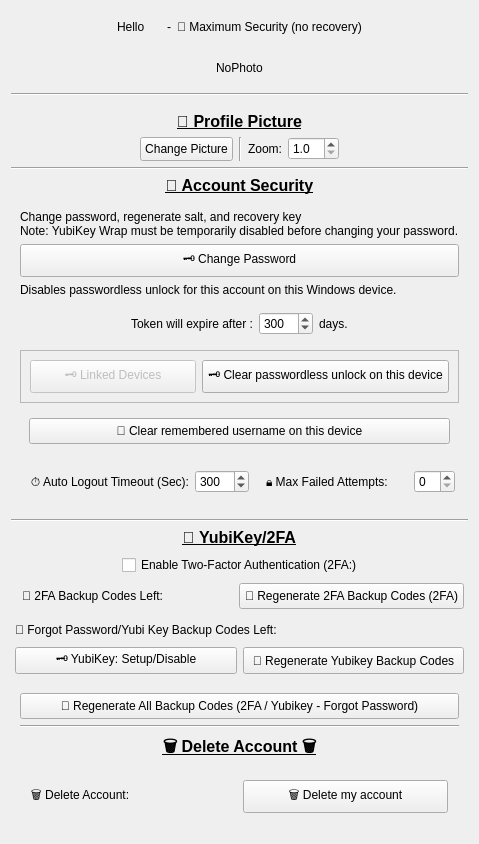
                 <widget class="QWidget" name="scrollAreaWidgetContents_2">
                  <property name="geometry">
                   <rect>
                    <x>0</x>
                    <y>0</y>
                    <width>327</width>
                    <height>629</height>
                   </rect>
                  </property>
                  <layout class="QVBoxLayout" name="verticalLayout_23">
                   <item alignment="Qt::AlignHCenter">
                    <widget class="QWidget" name="widget_63" native="true">
                     <layout class="QHBoxLayout" name="horizontalLayout_49">
                      <item alignment="Qt::AlignLeft">
                       <widget class="QLabel" name="labelUsername">
                        <property name="text">
                         <string>Hello </string>
                        </property>
                       </widget>
                      </item>
                      <item>
                       <widget class="QLabel" name="currentUsername">
                        <property name="text">
                         <string/>
                        </property>
                       </widget>
                      </item>
                      <item>
                       <widget class="QLabel" name="label_2">
                        <property name="text">
                         <string>-</string>
                        </property>
                       </widget>
                      </item>
                      <item alignment="Qt::AlignRight">
                       <widget class="QLabel" name="recovery_m">
                        <property name="text">
                         <string>🔐 Maximum Security (no recovery)</string>
                        </property>
                       </widget>
                      </item>
                     </layout>
                    </widget>
                   </item>
                   <item>
                    <widget class="QWidget" name="widget_30" native="true">
                     <layout class="QHBoxLayout" name="horizontalLayout_24">
                      <item>
                       <spacer name="horizontalSpacer_5">
                        <property name="orientation">
                         <enum>Qt::Horizontal</enum>
                        </property>
                        <property name="sizeHint" stdset="0">
                         <size>
                          <width>40</width>
                          <height>20</height>
                         </size>
                        </property>
                       </spacer>
                      </item>
                      <item>
                       <widget class="QLabel" name="profilePicLabel">
                        <property name="sizePolicy">
                         <sizepolicy hsizetype="Fixed" vsizetype="Fixed">
                          <horstretch>0</horstretch>
                          <verstretch>0</verstretch>
                         </sizepolicy>
                        </property>
                        <property name="text">
                         <string>NoPhoto</string>
                        </property>
                       </widget>
                      </item>
                      <item>
                       <spacer name="horizontalSpacer_7">
                        <property name="orientation">
                         <enum>Qt::Horizontal</enum>
                        </property>
                        <property name="sizeHint" stdset="0">
                         <size>
                          <width>40</width>
                          <height>20</height>
                         </size>
                        </property>
                       </spacer>
                      </item>
                     </layout>
                    </widget>
                   </item>
                   <item>
                    <widget class="Line" name="line_29">
                     <property name="orientation">
                      <enum>Qt::Horizontal</enum>
                     </property>
                    </widget>
                   </item>
                   <item>
                    <widget class="QWidget" name="widget_32" native="true">
                     <layout class="QHBoxLayout" name="horizontalLayout_12">
                      <property name="leftMargin">
                       <number>2</number>
                      </property>
                      <property name="topMargin">
                       <number>2</number>
                      </property>
                      <property name="rightMargin">
                       <number>2</number>
                      </property>
                      <property name="bottomMargin">
                       <number>2</number>
                      </property>
                     </layout>
                    </widget>
                   </item>
                   <item>
                    <widget class="QLabel" name="label_24">
                     <property name="font">
                      <font>
                       <pointsize>12</pointsize>
                       <weight>75</weight>
                       <bold>true</bold>
                       <underline>true</underline>
                      </font>
                     </property>
                     <property name="text">
                      <string>👤 Profile Picture</string>
                     </property>
                     <property name="alignment">
                      <set>Qt::AlignCenter</set>
                     </property>
                    </widget>
                   </item>
                   <item alignment="Qt::AlignHCenter">
                    <widget class="QWidget" name="widget_15" native="true">
                     <layout class="QHBoxLayout" name="horizontalLayout_14">
                      <property name="leftMargin">
                       <number>0</number>
                      </property>
                      <property name="topMargin">
                       <number>0</number>
                      </property>
                      <property name="rightMargin">
                       <number>0</number>
                      </property>
                      <property name="bottomMargin">
                       <number>0</number>
                      </property>
                      <item>
                       <widget class="QPushButton" name="changePicButton">
                        <property name="styleSheet">
                         <string notr="true">padding:4;</string>
                        </property>
                        <property name="text">
                         <string>Change Picture</string>
                        </property>
                       </widget>
                      </item>
                      <item>
                       <widget class="Line" name="line_3">
                        <property name="orientation">
                         <enum>Qt::Vertical</enum>
                        </property>
                       </widget>
                      </item>
                      <item alignment="Qt::AlignRight">
                       <widget class="QLabel" name="label_14">
                        <property name="text">
                         <string>Zoom:</string>
                        </property>
                       </widget>
                      </item>
                      <item>
                       <widget class="QDoubleSpinBox" name="zoom_factor_">
                        <property name="decimals">
                         <number>1</number>
                        </property>
                        <property name="minimum">
                         <double>1.000000000000000</double>
                        </property>
                        <property name="maximum">
                         <double>20.000000000000000</double>
                        </property>
                       </widget>
                      </item>
                     </layout>
                    </widget>
                   </item>
                   <item>
                    <widget class="Line" name="line_30">
                     <property name="orientation">
                      <enum>Qt::Horizontal</enum>
                     </property>
                    </widget>
                   </item>
                   <item>
                    <widget class="QLabel" name="label_40">
                     <property name="font">
                      <font>
                       <pointsize>12</pointsize>
                       <weight>75</weight>
                       <bold>true</bold>
                       <underline>true</underline>
                      </font>
                     </property>
                     <property name="text">
                      <string>🔏 Account Security</string>
                     </property>
                     <property name="alignment">
                      <set>Qt::AlignCenter</set>
                     </property>
                    </widget>
                   </item>
                   <item>
                    <widget class="QWidget" name="widget_64" native="true">
                     <layout class="QVBoxLayout" name="verticalLayout_24">
                      <item>
                       <widget class="QLabel" name="label_72">
                        <property name="text">
                         <string>Change password, regenerate salt, and recovery key
Note: YubiKey Wrap must be temporarily disabled before changing your password.</string>
                        </property>
                       </widget>
                      </item>
                      <item>
                       <widget class="QPushButton" name="changePasswordButton">
                        <property name="toolTip">
                         <string>Change your password</string>
                        </property>
                        <property name="styleSheet">
                         <string notr="true">padding:5</string>
                        </property>
                        <property name="text">
                         <string>🗝️ Change Password</string>
                        </property>
                       </widget>
                      </item>
                      <item>
                       <widget class="QLabel" name="label_71">
                        <property name="text">
                         <string>Disables passwordless unlock for this account on this Windows device.</string>
                        </property>
                       </widget>
                      </item>
                      <item alignment="Qt::AlignHCenter">
                       <widget class="QWidget" name="widget_55" native="true">
                        <layout class="QHBoxLayout" name="horizontalLayout_73">
                         <item>
                          <widget class="QLabel" name="label_73">
                           <property name="text">
                            <string>Token will expire after :</string>
                           </property>
                          </widget>
                         </item>
                         <item alignment="Qt::AlignLeft">
                          <widget class="QSpinBox" name="expire_time">
                           <property name="sizePolicy">
                            <sizepolicy hsizetype="Maximum" vsizetype="Fixed">
                             <horstretch>0</horstretch>
                             <verstretch>0</verstretch>
                            </sizepolicy>
                           </property>
                           <property name="toolTip">
                            <string>Lock and log out after this many seconds of inactivity 
 workout 305 div 60 approx 5.083 minutes</string>
                           </property>
                           <property name="minimum">
                            <number>0</number>
                           </property>
                           <property name="maximum">
                            <number>9999</number>
                           </property>
                           <property name="value">
                            <number>300</number>
                           </property>
                          </widget>
                         </item>
                         <item>
                          <widget class="QLabel" name="label_62">
                           <property name="text">
                            <string>days.</string>
                           </property>
                          </widget>
                         </item>
                        </layout>
                       </widget>
                      </item>
                      <item>
                       <widget class="QFrame" name="frame">
                        <property name="frameShape">
                         <enum>QFrame::StyledPanel</enum>
                        </property>
                        <property name="frameShadow">
                         <enum>QFrame::Raised</enum>
                        </property>
                        <layout class="QHBoxLayout" name="horizontalLayout_72">
                         <item>
                          <widget class="QPushButton" name="linked_devices">
                           <property name="enabled">
                            <bool>false</bool>
                           </property>
                           <property name="toolTip">
                            <string>Change your password</string>
                           </property>
                           <property name="styleSheet">
                            <string notr="true">padding:5</string>
                           </property>
                           <property name="text">
                            <string>🗝️ Linked Devices</string>
                           </property>
                          </widget>
                         </item>
                         <item>
                          <widget class="QPushButton" name="clear_passwordless">
                           <property name="toolTip">
                            <string>Change your password</string>
                           </property>
                           <property name="styleSheet">
                            <string notr="true">padding:5</string>
                           </property>
                           <property name="text">
                            <string>🗝️ Clear passwordless unlock on this device</string>
                           </property>
                          </widget>
                         </item>
                        </layout>
                       </widget>
                      </item>
                      <item>
                       <widget class="QWidget" name="widget_39" native="true">
                        <layout class="QHBoxLayout" name="horizontalLayout_35">
                         <item>
                          <widget class="QPushButton" name="clear_username">
                           <property name="toolTip">
                            <string>Change your password</string>
                           </property>
                           <property name="styleSheet">
                            <string notr="true">padding:5</string>
                           </property>
                           <property name="text">
                            <string>👤 Clear remembered username on this device</string>
                           </property>
                          </widget>
                         </item>
                        </layout>
                       </widget>
                      </item>
                      <item>
                       <widget class="QWidget" name="widget_65" native="true">
                        <layout class="QHBoxLayout" name="horizontalLayout_50">
                         <property name="leftMargin">
                          <number>2</number>
                         </property>
                         <property name="topMargin">
                          <number>2</number>
                         </property>
                         <property name="rightMargin">
                          <number>2</number>
                         </property>
                         <property name="bottomMargin">
                          <number>2</number>
                         </property>
                         <item>
                          <widget class="QWidget" name="widget_60" native="true">
                           <layout class="QHBoxLayout" name="horizontalLayout_46">
                            <item>
                             <widget class="QLabel" name="label_11">
                              <property name="toolTip">
                               <string>You’ll be logged out after a period of inactivity. Interacting with the app resets the timer. 
 workout 305 div 60 approx 5.083 minutes</string>
                              </property>
                              <property name="text">
                               <string>⏱️ Auto Logout Timeout (Sec):</string>
                              </property>
                             </widget>
                            </item>
                            <item>
                             <widget class="QSpinBox" name="auto_logout_timeout_">
                              <property name="sizePolicy">
                               <sizepolicy hsizetype="Maximum" vsizetype="Fixed">
                                <horstretch>0</horstretch>
                                <verstretch>0</verstretch>
                               </sizepolicy>
                              </property>
                              <property name="toolTip">
                               <string>Lock and log out after this many seconds of inactivity 
 workout 305 div 60 approx 5.083 minutes</string>
                              </property>
                              <property name="minimum">
                               <number>0</number>
                              </property>
                              <property name="maximum">
                               <number>9999</number>
                              </property>
                              <property name="value">
                               <number>300</number>
                              </property>
                             </widget>
                            </item>
                           </layout>
                          </widget>
                         </item>
                         <item>
                          <widget class="QWidget" name="widget_20" native="true">
                           <layout class="QHBoxLayout" name="horizontalLayout_19">
                            <property name="leftMargin">
                             <number>2</number>
                            </property>
                            <property name="topMargin">
                             <number>2</number>
                            </property>
                            <property name="rightMargin">
                             <number>2</number>
                            </property>
                            <property name="bottomMargin">
                             <number>2</number>
                            </property>
                            <item>
                             <widget class="QLabel" name="label">
                              <property name="toolTip">
                               <string>Careful—too many wrong passwords will lock you out. If the limit is 5, you’ll be locked out for 5 minute</string>
                              </property>
                              <property name="text">
                               <string>🔒 Max Failed Attempts:</string>
                              </property>
                             </widget>
                            </item>
                            <item>
                             <widget class="QSpinBox" name="lockoutSpinBox">
                              <property name="sizePolicy">
                               <sizepolicy hsizetype="Maximum" vsizetype="Fixed">
                                <horstretch>0</horstretch>
                                <verstretch>0</verstretch>
                               </sizepolicy>
                              </property>
                              <property name="toolTip">
                               <string>Careful—too many wrong passwords will lock you out. If the limit is 5, you’ll be locked out for 5 minute</string>
                              </property>
                              <property name="maximum">
                               <number>10</number>
                              </property>
                             </widget>
                            </item>
                           </layout>
                          </widget>
                         </item>
                        </layout>
                       </widget>
                      </item>
                     </layout>
                    </widget>
                   </item>
                   <item>
                    <widget class="Line" name="line_31">
                     <property name="orientation">
                      <enum>Qt::Horizontal</enum>
                     </property>
                    </widget>
                   </item>
                   <item>
                    <widget class="QLabel" name="label_41">
                     <property name="font">
                      <font>
                       <pointsize>12</pointsize>
                       <weight>75</weight>
                       <bold>true</bold>
                       <underline>true</underline>
                      </font>
                     </property>
                     <property name="text">
                      <string>👤 YubiKey/2FA</string>
                     </property>
                     <property name="alignment">
                      <set>Qt::AlignCenter</set>
                     </property>
                    </widget>
                   </item>
                   <item>
                    <widget class="QWidget" name="widget_58" native="true">
                     <layout class="QVBoxLayout" name="verticalLayout_25">
                      <property name="topMargin">
                       <number>2</number>
                      </property>
                      <property name="rightMargin">
                       <number>2</number>
                      </property>
                      <property name="bottomMargin">
                       <number>2</number>
                      </property>
                      <item alignment="Qt::AlignHCenter">
                       <widget class="QCheckBox" name="twoFACheckbox">
                        <property name="toolTip">
                         <string>Account 2FA (account login only NOT Vault), protects your account sign-in.</string>
                        </property>
                        <property name="text">
                         <string>Enable Two-Factor Authentication (2FA:)</string>
                        </property>
                       </widget>
                      </item>
                      <item>
                       <widget class="QWidget" name="widget_66" native="true">
                        <layout class="QHBoxLayout" name="horizontalLayout_44">
                         <property name="leftMargin">
                          <number>2</number>
                         </property>
                         <property name="topMargin">
                          <number>2</number>
                         </property>
                         <property name="rightMargin">
                          <number>2</number>
                         </property>
                         <property name="bottomMargin">
                          <number>2</number>
                         </property>
                         <item>
                          <widget class="QLabel" name="bkup_left_1">
                           <property name="text">
                            <string>🔑 2FA Backup Codes Left:</string>
                           </property>
                          </widget>
                         </item>
                         <item>
                          <widget class="QPushButton" name="regen_key_2fa">
                           <property name="sizePolicy">
                            <sizepolicy hsizetype="Preferred" vsizetype="Preferred">
                             <horstretch>0</horstretch>
                             <verstretch>0</verstretch>
                            </sizepolicy>
                           </property>
                           <property name="toolTip">
                            <string>Must add if enabled in Profile/ Regenerate a new code if lost your old one</string>
                           </property>
                           <property name="styleSheet">
                            <string notr="true">padding:5</string>
                           </property>
                           <property name="text">
                            <string>🔄 Regenerate 2FA Backup Codes (2FA)</string>
                           </property>
                          </widget>
                         </item>
                        </layout>
                       </widget>
                      </item>
                     </layout>
                    </widget>
                   </item>
                   <item>
                    <widget class="QWidget" name="widget_29" native="true">
                     <layout class="QVBoxLayout" name="verticalLayout_26">
                      <property name="leftMargin">
                       <number>2</number>
                      </property>
                      <property name="topMargin">
                       <number>2</number>
                      </property>
                      <property name="rightMargin">
                       <number>2</number>
                      </property>
                      <property name="bottomMargin">
                       <number>2</number>
                      </property>
                      <item>
                       <widget class="QWidget" name="widget_67" native="true">
                        <layout class="QHBoxLayout" name="horizontalLayout_28">
                         <property name="leftMargin">
                          <number>2</number>
                         </property>
                         <property name="topMargin">
                          <number>2</number>
                         </property>
                         <property name="rightMargin">
                          <number>2</number>
                         </property>
                         <property name="bottomMargin">
                          <number>2</number>
                         </property>
                         <item>
                          <widget class="QLabel" name="bkup_left_">
                           <property name="text">
                            <string>🔑 Forgot Password/Yubi Key Backup Codes Left:</string>
                           </property>
                          </widget>
                         </item>
                        </layout>
                       </widget>
                      </item>
                      <item>
                       <widget class="QWidget" name="widget_69" native="true">
                        <layout class="QHBoxLayout" name="horizontalLayout_25">
                         <property name="leftMargin">
                          <number>2</number>
                         </property>
                         <property name="topMargin">
                          <number>2</number>
                         </property>
                         <property name="rightMargin">
                          <number>2</number>
                         </property>
                         <property name="bottomMargin">
                          <number>2</number>
                         </property>
                         <item>
                          <widget class="QPushButton" name="btnDeviceUnlock">
                           <property name="sizePolicy">
                            <sizepolicy hsizetype="Preferred" vsizetype="Preferred">
                             <horstretch>0</horstretch>
                             <verstretch>0</verstretch>
                            </sizepolicy>
                           </property>
                           <property name="toolTip">
                            <string>Link a YubiKey to your Account/Vault</string>
                           </property>
                           <property name="styleSheet">
                            <string notr="true">padding:2</string>
                           </property>
                           <property name="text">
                            <string>🗝️ YubiKey: Setup/Disable</string>
                           </property>
                          </widget>
                         </item>
                         <item>
                          <widget class="QPushButton" name="regen_key_">
                           <property name="sizePolicy">
                            <sizepolicy hsizetype="Preferred" vsizetype="Preferred">
                             <horstretch>0</horstretch>
                             <verstretch>0</verstretch>
                            </sizepolicy>
                           </property>
                           <property name="toolTip">
                            <string>Must add if enabled in Profile/ Regenerate a new code if lost your old one</string>
                           </property>
                           <property name="styleSheet">
                            <string notr="true">padding:5</string>
                           </property>
                           <property name="text">
                            <string>🔄 Regenerate Yubikey Backup Codes</string>
                           </property>
                          </widget>
                         </item>
                        </layout>
                       </widget>
                      </item>
                     </layout>
                    </widget>
                   </item>
                   <item>
                    <widget class="QWidget" name="widget_10" native="true">
                     <layout class="QVBoxLayout" name="verticalLayout_11">
                      <item>
                       <widget class="QPushButton" name="regen_key_both">
                        <property name="sizePolicy">
                         <sizepolicy hsizetype="Preferred" vsizetype="Preferred">
                          <horstretch>0</horstretch>
                          <verstretch>0</verstretch>
                         </sizepolicy>
                        </property>
                        <property name="toolTip">
                         <string>Must add if enabled in Profile/ Regenerate a new code if lost your old one</string>
                        </property>
                        <property name="styleSheet">
                         <string notr="true">padding:5</string>
                        </property>
                        <property name="text">
                         <string>🔄 Regenerate All Backup Codes (2FA / Yubikey - Forgot Password)</string>
                        </property>
                       </widget>
                      </item>
                      <item>
                       <widget class="Line" name="line_32">
                        <property name="orientation">
                         <enum>Qt::Horizontal</enum>
                        </property>
                       </widget>
                      </item>
                      <item>
                       <widget class="QLabel" name="label_54">
                        <property name="font">
                         <font>
                          <pointsize>12</pointsize>
                          <weight>75</weight>
                          <bold>true</bold>
                          <underline>true</underline>
                         </font>
                        </property>
                        <property name="text">
                         <string>🗑 Delete Account 🗑</string>
                        </property>
                        <property name="alignment">
                         <set>Qt::AlignCenter</set>
                        </property>
                       </widget>
                      </item>
                      <item>
                       <widget class="QWidget" name="widget_9" native="true">
                        <layout class="QVBoxLayout" name="verticalLayout_2">
                         <item>
                          <widget class="QWidget" name="widget_68" native="true">
                           <layout class="QHBoxLayout" name="horizontalLayout_51">
                            <property name="leftMargin">
                             <number>2</number>
                            </property>
                            <property name="topMargin">
                             <number>2</number>
                            </property>
                            <property name="rightMargin">
                             <number>2</number>
                            </property>
                            <property name="bottomMargin">
                             <number>2</number>
                            </property>
                            <item>
                             <widget class="QLabel" name="bkup_left_2">
                              <property name="text">
                               <string>🗑 Delete Account:</string>
                              </property>
                             </widget>
                            </item>
                            <item>
                             <widget class="QPushButton" name="deleteAccountButton">
                              <property name="sizePolicy">
                               <sizepolicy hsizetype="Preferred" vsizetype="Preferred">
                                <horstretch>0</horstretch>
                                <verstretch>0</verstretch>
                               </sizepolicy>
                              </property>
                              <property name="toolTip">
                               <string>Must add if enabled in Profile/ Regenerate a new code if lost your old one</string>
                              </property>
                              <property name="styleSheet">
                               <string notr="true">padding:5</string>
                              </property>
                              <property name="text">
                               <string>🗑 Delete my account</string>
                              </property>
                             </widget>
                            </item>
                           </layout>
                          </widget>
                         </item>
                        </layout>
                       </widget>
                      </item>
                     </layout>
                    </widget>
                   </item>
                  </layout>
                 </widget>
